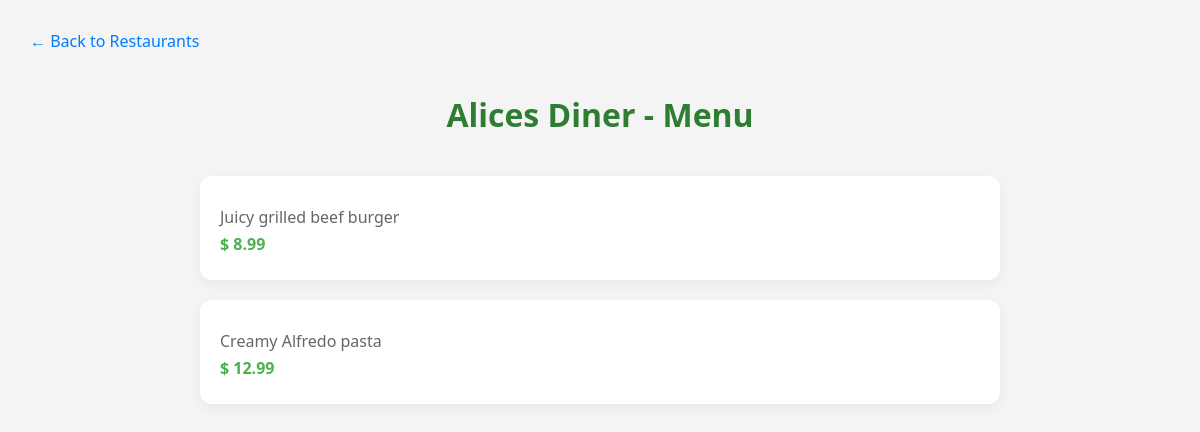
Page /restaurant/1/menu on the committed database.
### tables this page shows
CREATE TABLE Restaurants (
    RestaurantID INTEGER PRIMARY KEY AUTOINCREMENT,
    OwnerID INTEGER NOT NULL,
    Name TEXT NOT NULL,
    Address TEXT NOT NULL,
    PhoneNumber TEXT NOT NULL,
    OpeningHours TEXT NOT NULL,
    FOREIGN KEY (OwnerID) REFERENCES Users(UserID)
);

CREATE TABLE MenuItems (
    MenuItemID INTEGER PRIMARY KEY AUTOINCREMENT,
    RestaurantID INTEGER NOT NULL,
    ItemName TEXT NOT NULL,
    Description TEXT,
    Price REAL NOT NULL,
    AvailabilityStatus TEXT CHECK(AvailabilityStatus IN ('Available', 'Unavailable')) NOT NULL,
    FOREIGN KEY (RestaurantID) REFERENCES Restaurants(RestaurantID)
);

### app.py (the view)
@app.route('/restaurant/<int:restaurant_id>/menu')
def show_menu(restaurant_id):
    conn = sqlite3.connect('database.db')
    conn.row_factory = sqlite3.Row
    cursor = conn.cursor()
    cursor.execute("SELECT name FROM Restaurants WHERE restaurantid = ?", (restaurant_id,))
    restaurant = cursor.fetchone()
    cursor.execute("""
        SELECT ItemName, description, price
        FROM MenuItems
        WHERE restaurantid = ?
    """, (restaurant_id,))
    menu_items = cursor.fetchall()
    conn.close()
    return render_template('menu.html', restaurant=restaurant, menu_items=menu_items)

### templates/menu.html (shortened to what this page needs)
<!DOCTYPE html>
<html lang="en">
<head>
</head>
<body>
    <a href="{{ url_for('restaurants') }}" class="back-link">&larr; Back to Restaurants</a>
    <h1>{{ restaurant['name'] }} - Menu</h1>
    <div class="menu-container">
        {% for item in menu_items %}
            <div class="menu-item">
                <p>{{ item['description'] }}</p>
                <p class="price">$ {{ item['price'] }}</p>
            </div>
        {% endfor %}
    </div>
</body>
</html>

### templates/menu.html (style rules this page uses)
body { font-family: 'Segoe UI', sans-serif; background-color: #f4f4f4; margin: 0; padding: 30px; }
h1 { text-align: center; color: #2e7d32; margin-bottom: 40px; }
.menu-container { max-width: 800px; margin: 0 auto; }
.menu-item { background: white; padding: 20px; border-radius: 12px; box-shadow: 0 4px 12px rgba(0,0,0,0.05); margin-bottom: 20px; }
.menu-item p { margin: 5px 0; color: #666; }
.menu-item .price { font-weight: bold; color: #4CAF50; }
a.back-link { display: inline-block; margin-bottom: 20px; color: #007BFF; text-decoration: none; }

### rows in the picture
Restaurants: name "Alices Diner"
MenuItems: description "Juicy grilled beef burger", price "8.99"
MenuItems: description "Creamy Alfredo pasta", price "12.99"
